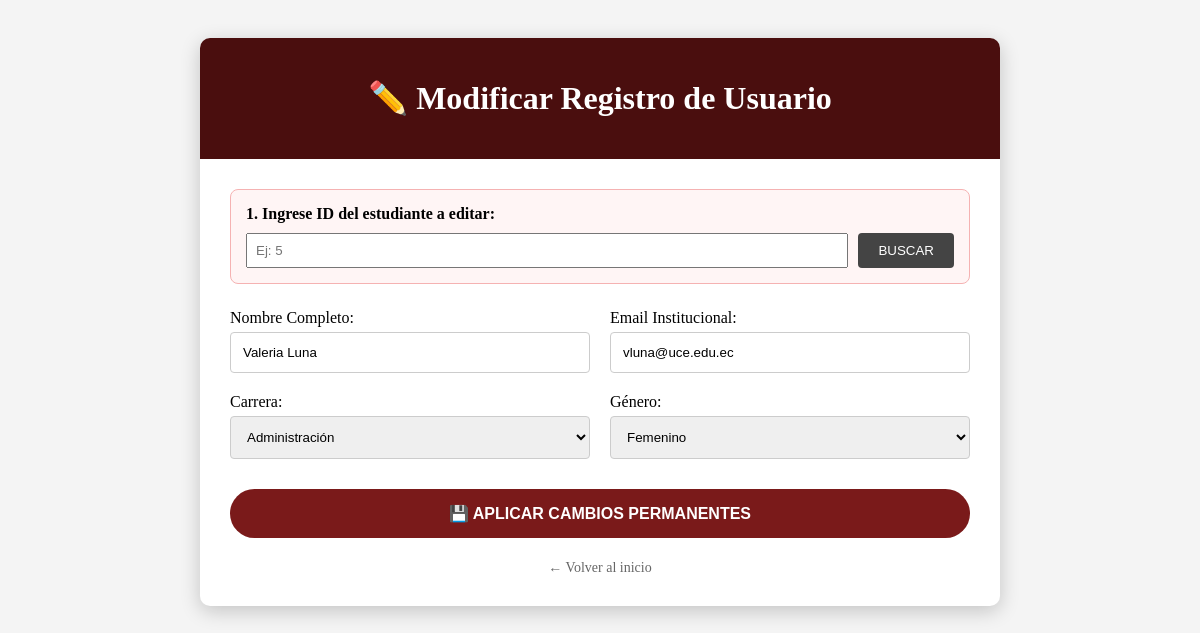
Page /actualizar.php?id=11 on the committed database.
### tables this page shows
CREATE TABLE IF NOT EXISTS `usuarios` (
  `id` int(11) NOT NULL AUTO_INCREMENT,
  `nombre` varchar(100) NOT NULL,
  `email` varchar(100) NOT NULL,
  `fecha_nac` date NOT NULL,
  `genero` enum('M','F','Otro') NOT NULL,
  `carrera` varchar(50) NOT NULL,
  `fecha_registro` timestamp NOT NULL DEFAULT CURRENT_TIMESTAMP,
  PRIMARY KEY (`id`),
  UNIQUE KEY `email` (`email`)
);

### actualizar.php (the view, shortened to what this page needs)
<?php
include 'config.php';
$user = null;
if (isset($_POST['btn_buscar']) || isset($_GET['id'])) {
    $id_buscado = isset($_POST['id_busqueda']) ? intval($_POST['id_busqueda']) : intval($_GET['id']);
    $res = $conn->query("SELECT * FROM usuarios WHERE id = $id_buscado");
    if ($res) {
        $user = $res->fetch_assoc();
    }
}
?>
<!DOCTYPE html>
<html lang="es">
<head>
</head>
<body>
<div class="container">
    <div class="header">
        <h1>✏️ Modificar Registro de Usuario</h1>
    </div>
    <div class="form-content">
        <form method="POST" action="actualizar.php" style="background: #fff5f5; padding: 15px; border: 1px solid var(--rojo-suave); border-radius: 8px; margin-bottom: 25px;">
            <label style="font-weight: bold;">1. Ingrese ID del estudiante a editar:</label>
            <div style="display: flex; gap: 10px; margin-top: 10px;">
                <input type="number" name="id_busqueda" placeholder="Ej: 5" required style="flex:1; padding: 8px;">
                <button type="submit" name="btn_buscar" style="background: #444; color: white; border: none; padding: 0 20px; border-radius: 4px; cursor: pointer;">BUSCAR</button>
            </div>
        </form>
        <?php if ($user): ?>
            <form method="POST" action="actualizar.php">
                <div style="display: grid; grid-template-columns: 1fr 1fr; gap: 20px;">
                    <div>
                        <label>Nombre Completo:</label>
                        <input type="text" name="nombre" value="<?php echo $user['nombre']; ?>" class="input-estilo" required>
                    </div>
                    <div>
                        <label>Email Institucional:</label>
                        <input type="email" name="email" value="<?php echo $user['email']; ?>" class="input-estilo" required>
                    </div>
                    <div>
                        <label>Carrera:</label>
                        <select name="carrera" class="input-estilo">
                            <option value="Administracion" <?php echo ($user['carrera']=='Administracion'?'selected':''); ?>>Administración</option>
                        </select>
                    </div>
                    <div>
                        <label>Género:</label>
                        <select name="genero" class="input-estilo">
                            <option value="F" <?php echo ($user['genero']=='F'?'selected':''); ?>>Femenino</option>
                        </select>
                    </div>
                </div>
                <div style="margin-top: 30px;">
                    <button type="submit" name="btn_actualizar" class="btn-update">
                        💾 APLICAR CAMBIOS PERMANENTES
                    </button>
                </div>
            </form>
        <?php elseif(isset($_POST['btn_buscar'])): ?>
            <p style="color: red; text-align: center;">⚠️ El ID no existe en la base de datos.</p>
        <?php endif; ?>
        <div style="text-align: center; margin-top: 20px;">
            <a href="index.php" style="color: #666; text-decoration: none; font-size: 14px;">← Volver al inicio</a>
        </div>
    </div>
</div>
</body>
</html>

### actualizar.php (style rules this page uses)
:root { --rojo-oscuro: #7a1a1a; --rojo-muy-oscuro: #4a0e0e; --rojo-suave: #f5b2b2; }
body { font-family: 'Georgia', serif; background: #f4f4f4; padding: 30px; }
.container { max-width: 800px; margin: auto; background: white; border-radius: 10px; box-shadow: 0 5px 20px rgba(0,0,0,0.2); overflow: hidden; }
.header { background: var(--rojo-muy-oscuro); color: white; padding: 20px; text-align: center; }
.form-content { padding: 30px; }
.input-estilo { width: 100%; padding: 12px; margin-top: 5px; border: 1px solid #ccc; border-radius: 4px; box-sizing: border-box; }
.btn-update { background: var(--rojo-oscuro); color: white; border: none; padding: 15px; width: 100%; border-radius: 25px; font-weight: bold; cursor: pointer; font-size: 16px; }

### rows in the picture
usuarios: nombre "Valeria Luna", email "vluna@uce.edu.ec", carrera "Administración", genero "Femenino"
